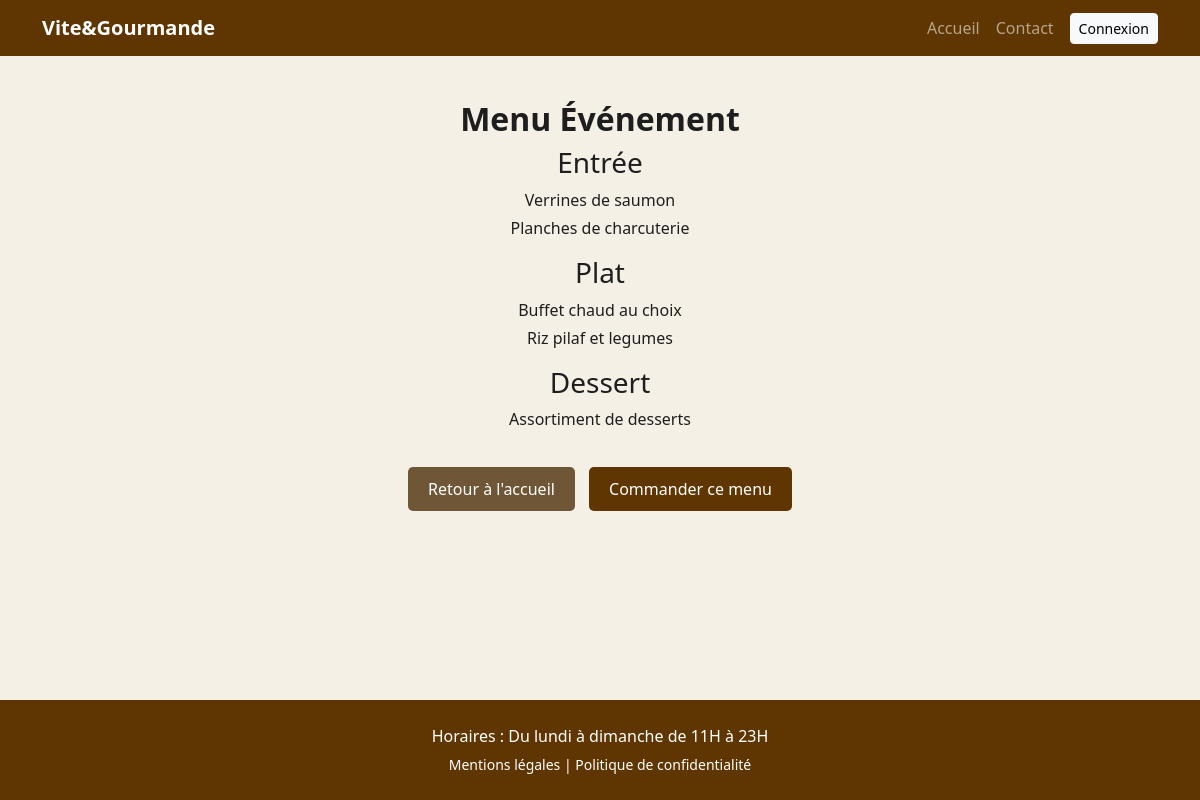
Screenshot of /pages/menu-evenement.php with the database file from the repository.
### tables this page shows
CREATE TABLE IF NOT EXISTS plats (
    id INT UNSIGNED AUTO_INCREMENT PRIMARY KEY,
    menu_id INT UNSIGNED NOT NULL,
    nom VARCHAR(160) NOT NULL,
    type ENUM('entree', 'plat', 'dessert', 'boisson') NOT NULL,
    created_at TIMESTAMP NOT NULL DEFAULT CURRENT_TIMESTAMP,
    INDEX idx_plats_menu_id (menu_id),
    INDEX idx_plats_type (type)
);

### pages/menu-evenement.php (the view, shortened to what this page needs)
<?php
require_once __DIR__ . '/../config/database.php';
$menuId = 3;
$sql = "SELECT nom, type FROM plats WHERE menu_id = ?";
$stmt = $pdo->prepare($sql);
$stmt->execute([$menuId]);
$plats = $stmt->fetchAll();
?>
<!DOCTYPE html>
<html lang="fr">
<head>
    <link href="https://cdn.jsdelivr.net/npm/bootstrap@5.3.2/dist/css/bootstrap.min.css" rel="stylesheet">
    <link rel="stylesheet" href="/styles/style.css">
</head>
<body>
    <header>
        <nav class="navbar navbar-expand-lg navbar-dark bg-bordeaux fixed-top">
            <div class="container">
                <a class="navbar-brand fw-bold" href="/pages/index.html">Vite&Gourmande</a>
                <div class="collapse navbar-collapse" id="navbarContent">
                    <ul class="navbar-nav ms-lg-auto text-center">
                        <li class="nav-item"><a class="nav-link" href="/pages/index.html">Accueil</a></li>
                        <li class="nav-item"><a class="nav-link" href="/pages/contact.php">Contact</a></li>
                        <li class="nav-item mt-2 mt-lg-0">
                            <a class="btn btn-light btn-sm ms-lg-2" href="/pages/login.php">Connexion</a>
                        </li>
                    </ul>
                </div>
            </div>
        </nav>
    </header>
    <section class="menu-detail" style="padding: 40px;text-align: center;">
        <h2>Menu Événement</h2>
        <h3>Entrée</h3>
        <ul>
            <?php foreach ($plats as $plat) {
                $type = strtolower(trim((string) $plat['type']));
                $type = str_replace(array('é', 'è', 'ê', 'ë'), 'e', $type);
                if ($type === 'entree') {
                    echo "<li>{$plat['nom']}</li>";
                }
            } ?>
        </ul>
        <h3>Plat</h3>
        <ul>
            <?php foreach ($plats as $plat) {
                $type = strtolower(trim((string) $plat['type']));
                if ($type === 'plat') {
                    echo "<li>{$plat['nom']}</li>";
                }
            } ?>
        </ul>
        <h3>Dessert</h3>
        <ul>
            <?php foreach ($plats as $plat) {
                $type = strtolower(trim((string) $plat['type']));
                if ($type === 'dessert') {
                    echo "<li>{$plat['nom']}</li>";
                }
            } ?>
        </ul>
        <a href="/pages/index.html" class="menu-action-btn menu-action-btn-retour">Retour à l'accueil</a>
        <a href="/pages/commande.php?menu_id=<?php echo $menuId; ?>" class="menu-action-btn menu-action-btn-commander">Commander ce menu</a>
    </section>
<footer class="bg-bordeaux text-white text-center p-4">
           <p class="mb-1">Horaires : Du lundi à dimanche de 11H à 23H</p>
    <small>
       <a href="/pages/mentions-legales.php" class="text-white text-decoration-none">Mentions légales</a> |
       <a href="/pages/mentions-legales.php" class="text-white text-decoration-none">Politique de confidentialité</a>
    </small>
</footer>
</body>
</html>

### styles/style.css (style rules this page uses)
body { font-family: system-ui, -apple-system, BlinkMacSystemFont, 'Segoe UI', Roboto, Oxygen, Ubuntu, Cantarell, 'Open Sans', 'Helvetica Neue', sans-serif; background-color: #f5f0e6; color: #1e1e1e; padding-top: 60px; min-height: 100vh; display: flex; flex-direction: column; }
footer { margin-top: auto; }
.navbar .container { align-items: center; }
@media (min-width: 992px) { .navbar-nav { align-items: center; } }
@media (min-width: 992px) { .navbar-nav .nav-item:last-child .btn { margin-left: 0.5rem; } }
h1, h2 { font-weight: 700; }
.bg-bordeaux { background-color: rgb(95, 54, 1) !important; }
.menu-action-btn { display: inline-block; padding: 10px 20px; color: #fff; border-radius: 5px; text-decoration: none; }
.menu-action-btn-retour { margin-top: 20px; background: rgba(70, 39, 0, 0.76); }
.menu-action-btn-commander { margin-left: 10px; background: #5f3601; }
.menu-detail ul { list-style: none; padding-left: 0; }
.menu-detail li { margin-bottom: 0.25rem; }

### rows the page displays
plats: nom "Verrines de saumon"
plats: nom "Planches de charcuterie"
plats: nom "Buffet chaud au choix"
plats: nom "Riz pilaf et legumes"
plats: nom "Assortiment de desserts"
